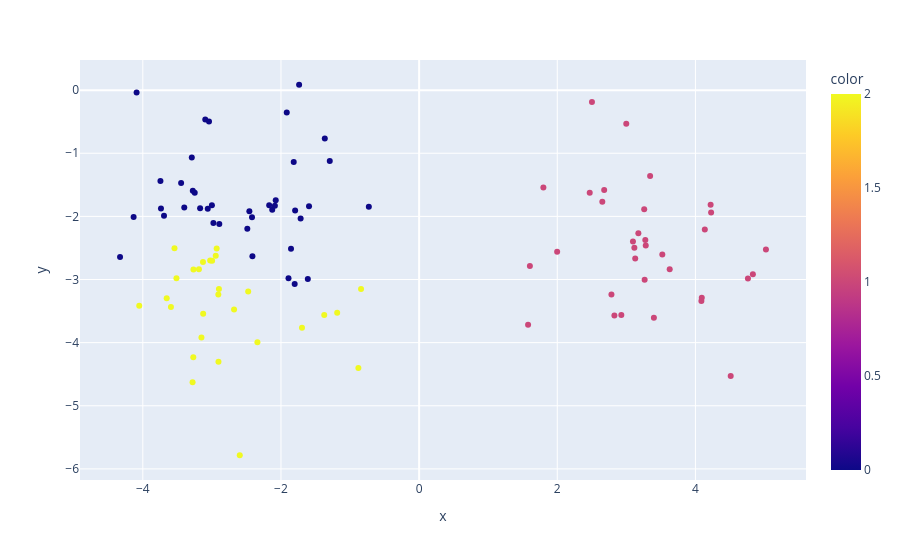

Notebook source saved alongside this figure:
### Code cell
px.scatter(x=X[:,0],y=X[:,1],color=list(ag.labels_))
